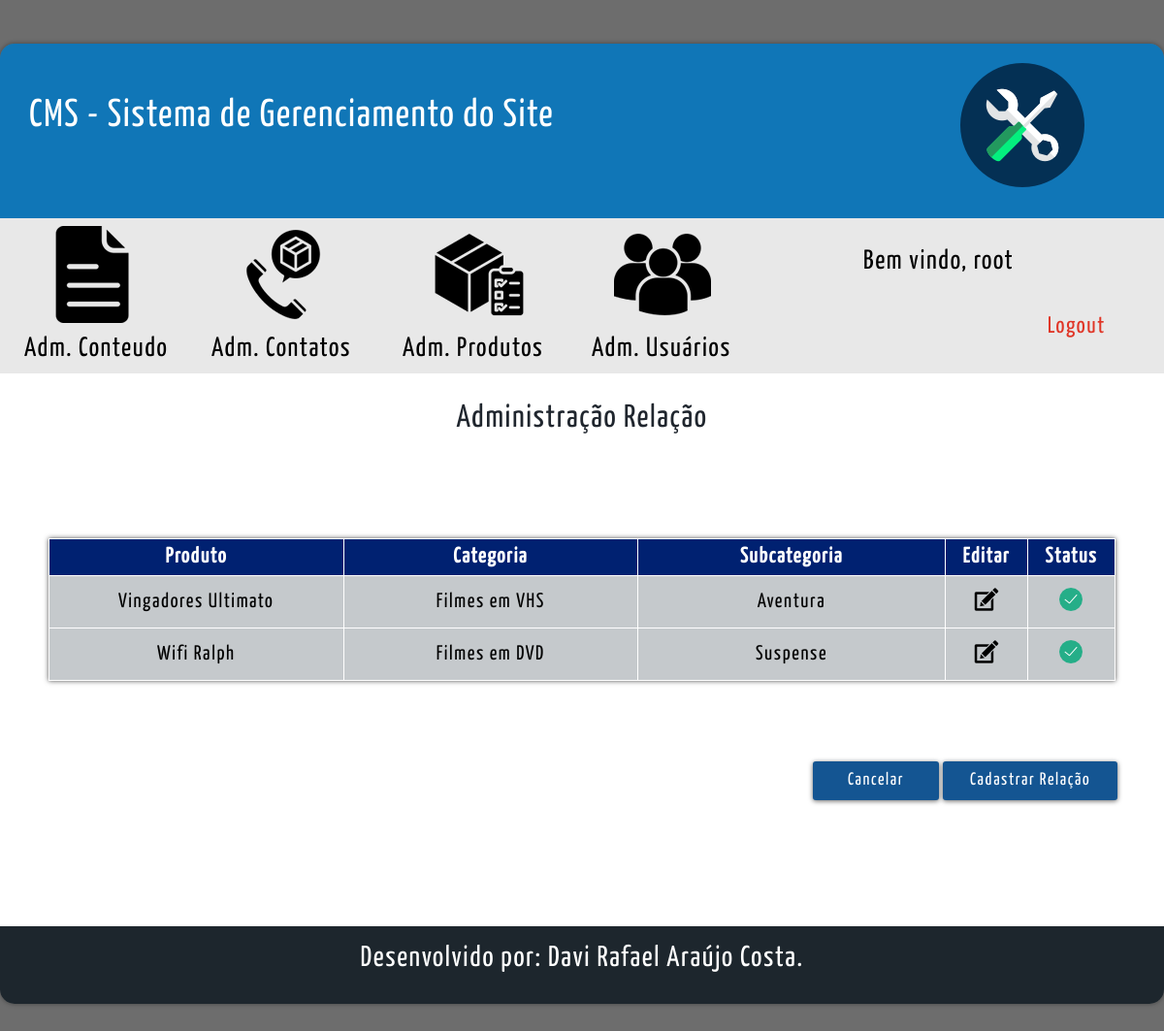
The page /cms/relacao_cms.php (signed in) on the database its author committed.
### tables this page shows
CREATE TABLE tbl_relacao_produto(
  cod_relacao_produto INT(11) NOT NULL PRIMARY KEY AUTO_INCREMENT,
  cod_sub_categoria INT(11) NOT NULL,
  cod_produto INT(11) NOT NULL,
  cod_categoria INT(11) NOT NULL,
  status TINYINT(1) NOT NULL
);

CREATE TABLE tbl_produto(
    cod_produto INT(11) PRIMARY KEY NOT NULL AUTO_INCREMENT,
    titulo VARCHAR(50) NOT NULL,
    descricao VARCHAR(500) NOT NULL,
    imagem_filme VARCHAR(60) NOT NULL,
    status TINYINT(1) NOT NULL,
    duracao VARCHAR(10) NOT NULL,
    preco FLOAT NOT NULL,
    dt_lancamento VARCHAR(10) NOT NULL,
    diretor VARCHAR(100) NOT NULL,
    status_promocao TINYINT(1) NOT NULL,
    status_destaque TINYINT(1) NOT NULL,
    imagem_filme_destaque VARCHAR(60) NOT NULL
);

CREATE TABLE tbl_categoria(
  cod_categoria INT NOT NULL PRIMARY KEY  AUTO_INCREMENT,
  nome_categoria VARCHAR(60) NOT NULL,
  descricao VARCHAR(500) NULL,
  status TINYINT(1) NOT NULL
);

CREATE TABLE tbl_sub_categoria(
  cod_sub_categoria INT NOT NULL PRIMARY KEY AUTO_INCREMENT,
  nome_sub_categoria VARCHAR(60) NOT NULL,
  descricao VARCHAR(500) NULL,
  cod_categoria INT(11) NULL,
  status TINYINT(1) NOT NULL
);

### cms/relacao_cms.php (the view, shortened to what this page needs)
<?php
    $conexao = conexaoMysql();
?>
<!DOCTYPE html>
<html lang="pt-br">
    <head>
        <link rel="stylesheet" type="text/css" href="css/style-padrao-cms.css"/>
        <link rel="stylesheet" type="text/css" href="css/style_cms.css"/>
    </head>
    <body>
        <div id="tudo" class="center">
            <div id="cms">
                <?php include_once("header_cms.php");?>
                <?php include_once("menu_cms.php");?>
                <section id="conteudo">
                    <div id="linha-titulo-fale-conosco" class="center">
                        <div id="titulo-fale-conosco">Administração Relação</div>
                    </div>
                    <div id="linha-tabela" class="center">
                        <table id="tabela">
                            <tr>
                                <th class="th-titulo">Produto</th>
                                <th class="th-titulo">Categoria</th>
                                <th class="th-titulo">Subcategoria</th>
                                <th class="th-icones">Editar</th>
                                <th class="th-icones">Status</th>
                            </tr>
                            <?php
                                $sqlSelect = "SELECT rel.cod_relacao_produto , rel.status, prod.titulo, cat.nome_categoria, sub.nome_sub_categoria FROM tbl_relacao_produto AS rel INNER JOIN tbl_sub_categoria AS sub ON rel.cod_sub_categoria = sub.cod_sub_categoria INNER JOIN tbl_categoria AS cat ON rel.cod_categoria = cat.cod_categoria INNER JOIN tbl_produto AS prod ON rel.cod_produto = prod.cod_produto";
                                $select = mysqli_query($conexao , $sqlSelect);
                                while($rs = mysqli_fetch_array($select)){
                            ?>
                            <tr class='tr-itens'>
                                <td class="td-itens"><?php echo($rs['titulo'])?></td>
                                <td class="td-itens"><?php echo($rs['nome_categoria'])?></td>
                                <td class="td-itens"><?php echo($rs['nome_sub_categoria'])?></td>
                                <td class="td-itens">
                                    <a href="cad_relacao.php?id=<?php echo($rs['cod_relacao_produto']);?>&&modo=editar">
                                        <figure>
                                            <img src="icones/icone-editar.png" />
                                        </figure>
                                    </a>
                                </td>
                                <td class="td-itens">
                                    <a href="relacao_cms.php?id=<?php echo($rs['cod_relacao_produto']);?>&&status=<?php echo($rs['status'])?>">
                                        <figure>
                                            <?php if($rs['status'] == 1){?>
                                                <img src="icones/icone-ativado.png"/>
                                            <?php }else{?>
                                                <img src="icones/icone-desativado.png"/>
                                            <?php }?>
                                        </figure>
                                    </a>
                                </td>
                            </tr>
                            <?php }?>
                        </table>
                    </div>
                    <div class="container-btns-g-p">
                        <a href="produto_cms.php">
                            <input type="button" class="center" id="btn-cadastro" value="Cancelar">
                        </a>
                        <a href="cad_relacao.php">
                            <input type="button" class="center" id="btn-cadastro-2" value="Cadastrar Relação">
                        </a>
                    </div>
                </section>
                <?php include_once("footer_cms.php");?>
            </div>
        </div>
    </body>
</html>

### cms/css/style-padrao-cms.css (style rules this page uses)
* { padding:0px; margin: 0px; font-family: Yanone; letter-spacing: 1.6px; }
a { cursor: pointer; }
a:link { text-decoration:none; color:black; }
.center { margin-left: auto; margin-right: auto; }
body { background-color: #6d6d6d; margin-top:0px; }
#tudo { width: 1200px; }
#cms { width: 1200px; min-height: 500px; height: auto; margin-top: 45px; border-radius: 15px; overflow: hidden; margin-bottom: 45px; -webkit-box-shadow: 0 0px 5px rgba(0,0,0,0.4); box-shadow: 0 0px 5px rgba(0,0,0,0.4); }

### cms/css/style_cms.css (style rules this page uses)
#conteudo { width: inherit; min-height: 570px; height: auto; overflow: hidden; background-color: rgb(255,255,255); padding: 30px; box-sizing: border-box; }
#linha-titulo-fale-conosco { width:500px; height: 50px; padding-left: auto; padding-right: auto; }
#titulo-fale-conosco { font-size:33px; color: #20262e; text-align: center; }
#linha-tabela { width:1100px; min-height: 200px; height: auto; margin-top:90px; }
#tabela { border-collapse: collapse; background-color: rgb(197, 201, 204); font-size:15px; width:1100px; -webkit-box-shadow: 0 0px 5px rgba(0, 0, 0, 0.685); box-shadow: 0 0px 5px rgba(0, 0, 0, 0.685); }
.th-titulo { width:10%; background-color: #002171; font-size: 22px; color:white; padding: 8px; text-align: center; border: 1px solid white; }
.th-icones { width:1%; background-color: #002171; font-size: 22px; color:white; padding: 8px; text-align: center; border: 1px solid white; }
.td-itens { min-height: 30px; height:auto; padding: 8px; text-align: center; border: 1px solid white; font-size: 21px; }
.container-btns-g-p { width:400px; height:50px; margin-bottom: 0px; margin-left: 800px; margin-top: 30px; float: left; }
#btn-cadastro { width:130px; height:40px; background-color: rgb(20, 85, 146); border-radius: 3px; border:none; transition: all 0.5s; cursor: pointer; color:#FFFFFF; -webkit-box-shadow: 0 1px 5px rgba(0,0,0,0.6); box-shadow: 0 1px 5px rgba(0,0,0,0.6); font-size: 18px; margin-left: 8px; }
#btn-cadastro-2 { width:180px; height:40px; background-color: rgb(20, 85, 146); border-radius: 3px; border:none; transition: all 0.5s; cursor: pointer; color:#FFFFFF; -webkit-box-shadow: 0 1px 5px rgba(0,0,0,0.6); box-shadow: 0 1px 5px rgba(0,0,0,0.6); font-size: 18px; }

### rows shown on the page
tbl_relacao_produto: cod_produto.titulo "Vingadores Ultimato", cod_categoria.nome_categoria "Filmes em VHS", cod_sub_categoria.nome_sub_categoria "Aventura", status 1 (drawn)
tbl_relacao_produto: cod_produto.titulo "Wifi Ralph", cod_categoria.nome_categoria "Filmes em DVD", cod_sub_categoria.nome_sub_categoria "Suspense", status 1 (drawn)

### other values the page prints
$_SESSION['nome_user'] "root"
